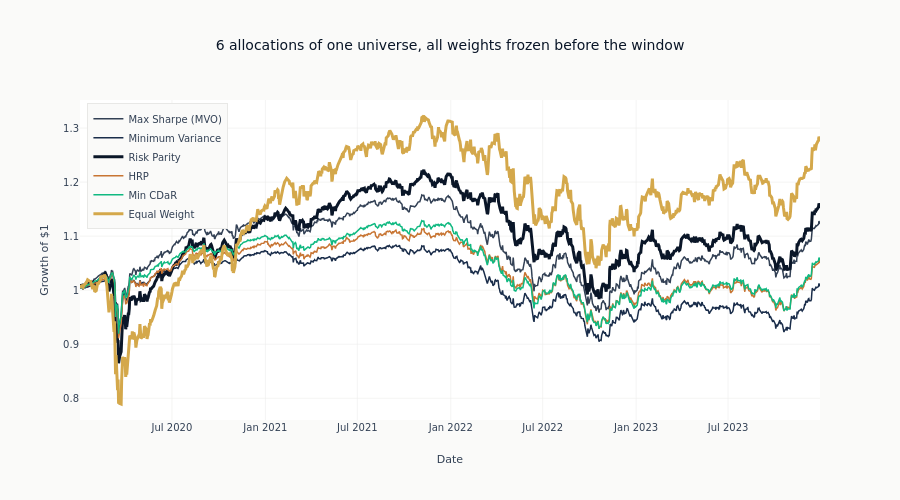

Notebook code cell kept with this figure:
### Code cell
cumulative = (1 + returns_df).cumprod()
fig = go.Figure()
method_colors = {
    "Max Sharpe (MVO)": COLORS["neutral"],
    "Minimum Variance": COLORS["slate"],
    "Risk Parity": COLORS["blue"],
    "HRP": COLORS["copper"],
    "Min CDaR": COLORS["positive"],
    "Equal Weight": COLORS["amber"],
}
for col in cumulative.columns:
    fig.add_trace(
        go.Scatter(
            x=cumulative.index,
            y=cumulative[col],
            name=col,
            line=dict(
                color=method_colors[col],
                width=3 if col in {"Risk Parity", "Equal Weight"} else 1.5,
            ),
        )
    )

final_growth = cumulative.iloc[-1]
growth_leader = str(final_growth.idxmax())
fig.update_layout(
    title=(
        f"{len(cumulative.columns)} allocations of one universe, "
        "all weights frozen before the window"
    ),
    xaxis_title="Date",
    yaxis_title="Growth of $1",
    height=500,
    legend=dict(yanchor="top", y=0.99, xanchor="left", x=0.01, bgcolor=COLORS["bg_light"]),
)
fig.show()

### Figure 1 — Plotly figure (JSON) as saved in the notebook; plotly's stock layout.template omitted (floating-point values rounded to 4 significant figures; data arrays with more than 128 entries replaced by an {"elided": "..."} marker saying what was removed)
{"data": [{"line": {"color": "#334155", "width": 1.5}, "name": "Max Sharpe (MVO)", "type": "scatter", "x": {"elided": "1006 str values"}, "y": {"elided": "1006 float values"}}, {"line": {"color": "#1a2d4a", "width": 1.5}, "name": "Minimum Variance", "type": "scatter", "x": {"elided": "1006 str values"}, "y": {"elided": "1006 float values"}}, {"line": {"color": "#0a1628", "width": 3}, "name": "Risk Parity", "type": "scatter", "x": {"elided": "1006 str values"}, "y": {"elided": "1006 float values"}}, {"line": {"color": "#C87533", "width": 1.5}, "name": "HRP", "type": "scatter", "x": {"elided": "1006 str values"}, "y": {"elided": "1006 float values"}}, {"line": {"color": "#10b981", "width": 1.5}, "name": "Min CDaR", "type": "scatter", "x": {"elided": "1006 str values"}, "y": {"elided": "1006 float values"}}, {"line": {"color": "#D4A84B", "width": 3}, "name": "Equal Weight", "type": "scatter", "x": {"elided": "1006 str values"}, "y": {"elided": "1006 float values"}}], "layout": {"height": 500, "legend": {"bgcolor": "#FAFAF9", "x": 0.01, "xanchor": "left", "y": 0.99, "yanchor": "top"}, "title": {"text": "6 allocations of one universe, all weights frozen before the window"}, "xaxis": {"title": {"text": "Date"}}, "yaxis": {"title": {"text": "Growth of $1"}}}}
